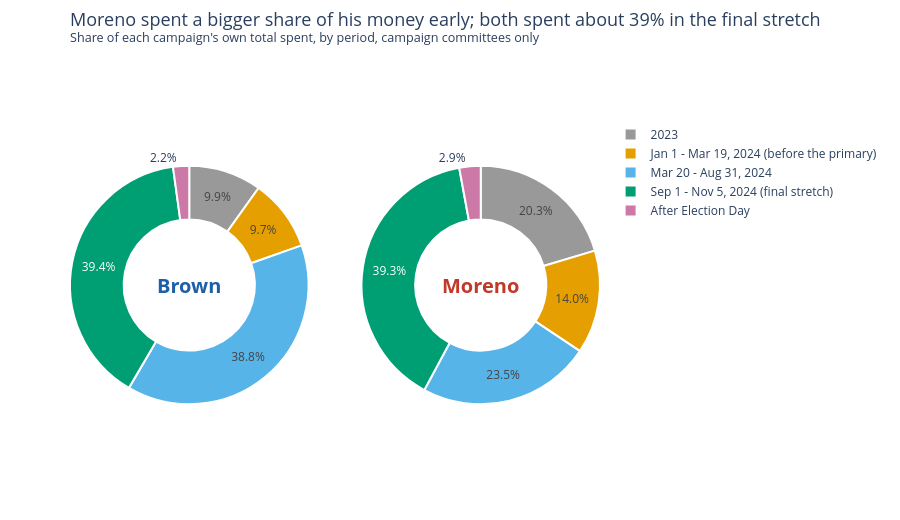

The cell this chart's notebook holds for it:
### Code cell
# Chart 4: share of spending by period
fig = make_subplots(rows=1, cols=2, specs=[[{"type": "domain"}, {"type": "domain"}]], horizontal_spacing=0.1)
for col, who in [(1, "Brown"), (2, "Moreno")]:
    rows = period[period["candidate"] == who]
    fig.add_trace(go.Pie(
        labels=rows["phase"], values=rows["total_spent"], hole=0.55, sort=False, direction="clockwise",
        marker={"colors": PHASE_COLORS, "line": {"color": "#ffffff", "width": 2}},
        text=[format(v, ".1f") + "%" for v in rows["share_pct"]], textinfo="text",
        textposition=["inside" if v >= 5 else "outside" for v in rows["share_pct"]], showlegend=(col == 1),
        hovertemplate="%{label}<br>$%{value:,.0f}<br>%{percent:.1%} of " + who + "'s total spent<extra></extra>"),
        row=1, col=col)
    fig.add_annotation(x=0.225 if col == 1 else 0.775, y=0.5, xref="paper", yref="paper", showarrow=False,
                       xanchor="center", yanchor="middle", text="<b>" + who + "</b>", font={"size": 20, "color": COLORS[who]})
style_chart(fig, "Moreno spent a bigger share of his money early; both spent about 39% in the final stretch",
            "Share of each campaign's own total spent, by period, campaign committees only", bottom=70, right=300)
fig.write_html(OUT + "04_share_by_period.html", include_plotlyjs="cdn")
fig.show()

### Figure 1 — Plotly figure (JSON) as saved in the notebook; plotly's stock layout.template omitted (floating-point values rounded to 4 significant figures)
{"data": [{"direction": "clockwise", "domain": {"x": [0, 0.45], "y": [0, 1]}, "hole": 0.55, "hovertemplate": "%{label}<br>$%{value:,.0f}<br>%{percent:.1%} of Brown's total spent<extra></extra>", "labels": ["2023", "Jan 1 - Mar 19, 2024 (before the primary)", "Mar 20 - Aug 31, 2024", "Sep 1 - Nov 5, 2024 (final stretch)", "After Election Day"], "marker": {"colors": ["#999999", "#E69F00", "#56B4E9", "#009E73", "#CC79A7"], "line": {"color": "#ffffff", "width": 2}}, "showlegend": true, "sort": false, "text": ["9.9%", "9.7%", "38.8%", "39.4%", "2.2%"], "textinfo": "text", "textposition": ["inside", "inside", "inside", "inside", "outside"], "type": "pie", "values": [9622000.0, 9488000.0, 37850000.0, 38380000.0, 2126000.0]}, {"direction": "clockwise", "domain": {"x": [0.55, 1], "y": [0, 1]}, "hole": 0.55, "hovertemplate": "%{label}<br>$%{value:,.0f}<br>%{percent:.1%} of Moreno's total spent<extra></extra>", "labels": ["2023", "Jan 1 - Mar 19, 2024 (before the primary)", "Mar 20 - Aug 31, 2024", "Sep 1 - Nov 5, 2024 (final stretch)", "After Election Day"], "marker": {"colors": ["#999999", "#E69F00", "#56B4E9", "#009E73", "#CC79A7"], "line": {"color": "#ffffff", "width": 2}}, "showlegend": false, "sort": false, "text": ["20.3%", "14.0%", "23.5%", "39.3%", "2.9%"], "textinfo": "text", "textposition": ["inside", "inside", "inside", "inside", "outside"], "type": "pie", "values": [5253000.0, 3620000.0, 6064000.0, 10140000.0, 747000.0]}], "layout": {"annotations": [{"font": {"color": "#1f5fa8", "size": 20}, "showarrow": false, "text": "<b>Brown</b>", "x": 0.225, "xanchor": "center", "xref": "paper", "y": 0.5, "yanchor": "middle", "yref": "paper"}, {"font": {"color": "#c0392b", "size": 20}, "showarrow": false, "text": "<b>Moreno</b>", "x": 0.775, "xanchor": "center", "xref": "paper", "y": 0.5, "yanchor": "middle", "yref": "paper"}], "font": {"size": 12}, "height": 520, "legend": {"orientation": "v", "x": 1.02, "xanchor": "left", "y": 1, "yanchor": "top"}, "margin": {"b": 70, "l": 70, "r": 300, "t": 120}, "title": {"font": {"size": 18}, "text": "Moreno spent a bigger share of his money early; both spent about 39% in the final stretch<br><sup>Share of each campaign's own total spent, by period, campaign committees only</sup>", "x": 0, "xanchor": "left", "xref": "paper", "y": 0.95, "yanchor": "top"}, "xaxis": {"showgrid": false, "tickfont": {"size": 12}, "title": {"font": {"size": 12}}}, "yaxis": {"tickfont": {"size": 12}, "title": {"font": {"size": 12}}}}}
